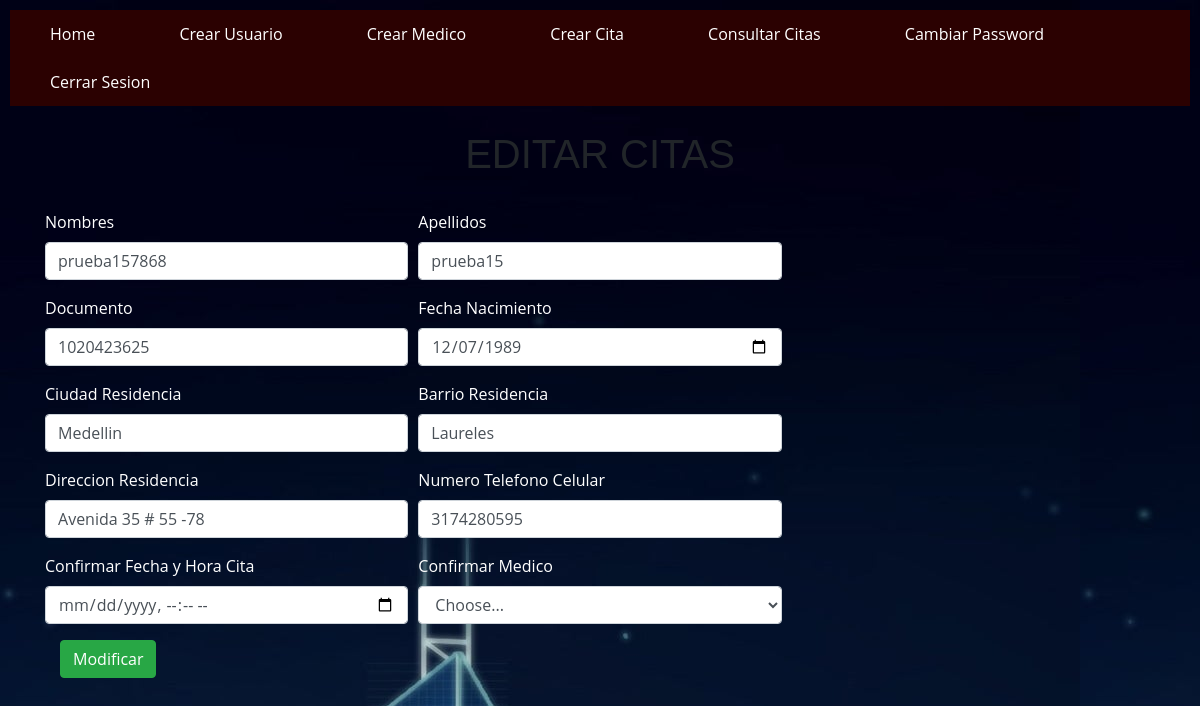
Screenshot of /GestionCitas/frmApp/EditarCita.php?Id=5 with the database file from the repository.
### tables this page shows
CREATE TABLE `citas` (
  `Id` int(11) NOT NULL,
  `Nombres` varchar(50) NOT NULL,
  `Apellidos` varchar(50) NOT NULL,
  `Documento` varchar(50) NOT NULL,
  `FechaNacimiento` date NOT NULL,
  `Ciudad` varchar(50) NOT NULL,
  `Barrio` varchar(100) NOT NULL,
  `Direccion` varchar(100) NOT NULL,
  `TelefonoCelular` varchar(15) NOT NULL,
  `FechaCita` datetime NOT NULL,
  `IdMedico` int(11) NOT NULL
);

### GestionCitas/frmApp/EditarCita.php (the view, shortened to what this page needs)
<?php
$datosCita = ConsultaDatosCita($_GET['Id']);
function ConsultaDatosCita($Id)
{
    require_once '../php/conexion.php';
    $sql = "SELECT A.Id,A.Nombres,A.Apellidos,A.Documento,A.FechaNacimiento,A.Ciudad,A.Barrio,A.Direccion,
				               A.TelefonoCelular,A.FechaCita,B.Nombres AS Medico
			FROM citas A INNER JOIN Medico B ON A.IdMedico=B.Id
            WHERE A.Id='" . $Id . "' ";
    $result = mysqli_query($conexion, $sql);
    $datos = mysqli_fetch_array($result);
            return [
                $datos['Nombres'],
                $datos['Apellidos'],
                $datos['Documento'],
                $datos['FechaNacimiento'],
                $datos['Ciudad'],
                $datos['Barrio'],
                $datos['Direccion'],
                $datos['TelefonoCelular'],
                $datos['FechaCita'],
                $datos['Medico']
            ];
}
?>
<?php include_once('Admin.php'); ?>
<br>
<section class="content-header">
    <h1 style="text-align: center">EDITAR CITAS</h1>
</section>
<br>
<div class="container">
    <form <form method="post" action="../php/EditarRegistroCita.php">
        <div class="form-row">
            <div class="form-group col-md-4">
                <label for="idNombre">Nombres</label>
                <input type="text" class="form-control" name="idNombre" value="<?php echo $datosCita[0] ?>" placeholder="Name" required>
            </div>
            <div class="form-group col-md-4">
                <label for="idApellido">Apellidos</label>
                <input type="text" class="form-control" name="idApellido" value="<?php echo $datosCita[1] ?>" placeholder="Last Name" required>
            </div>
        </div>
        <div class="form-row">
            <div class="form-group col-md-4">
                <label for="idDocumento">Documento</label>
                <input type="number" class="form-control" name="idDocumento" value="<?php echo $datosCita[2] ?>" placeholder="Identity Document" required>
            </div>
            <div class="form-group col-md-4">
                <label for="idFechaNac">Fecha Nacimiento</label>
                <input type="date" class="form-control" name="idFechaNac" value="<?php echo $datosCita[3] ?>" required>
            </div>
        </div>
        <div class="form-row">
            <div class="form-group col-md-4">
                <label for="idCiudad">Ciudad Residencia</label>
                <input type="text" class="form-control" name="idCiudad" value="<?php echo $datosCita[4] ?>" placeholder="City" required>
            </div>
            <div class="form-group col-md-4">
                <label for="idBarrio">Barrio Residencia</label>
                <input type="text" class="form-control" name="idBarrio" value="<?php echo $datosCita[5] ?>" placeholder="Neighborhood" required>
            </div>
        </div>
        <div class="form-row">
            <div class="form-group col-md-4">
                <label for="idDireccion">Direccion Residencia</label>
                <input type="text" class="form-control" name="idDireccion" value="<?php echo $datosCita[6] ?>" placeholder="Direction" required>
            </div>
            <div class="form-group col-md-4">
                <label for="idTelefono">Numero Telefono Celular</label>
                <input type="number" class="form-control" name="idTelefono" value="<?php echo $datosCita[7] ?>" placeholder="Cell phone Number" required>
            </div>
        </div>
        <div class="form-row">
            <div class="form-group col-md-4">
                <label for="FechaHoraCita">Confirmar Fecha y Hora Cita</label>
                <input type="datetime-local" class="form-control" name="FechaHoraCita" required>
            </div>
            <div class="form-group col-md-4">
                <label for="idMedico"> Confirmar Medico</label>
                <select name="idMedico" class="form-control" required>
                    <option selected>Choose...</option>
                </select>
            </div>
        </div>
        <div class="form-group col-md-2">
            <button type="submit" class="btn btn-success" onclick="Modificar();">Modificar</button>
        </div>
    </form>
</div>
</body>
</html>

### GestionCitas/css/MenuStyle.css (style rules this page uses)
body { background-color:#FCFCFC; padding: 10px ;font-family: Arial, Helvetica, sans-serif; }
div { font-family: 'Open Sans', sans-serif; color: rgb(255, 255, 255); }

### rows the page displays
citas: idNombre "prueba157868", idApellido "prueba15", idDocumento "1020423625", idFechaNac "12/07/1989", idCiudad "Medellin", idBarrio "Laureles", idDireccion "Avenida 35 # 55 -78", idTelefono "3174280595"
